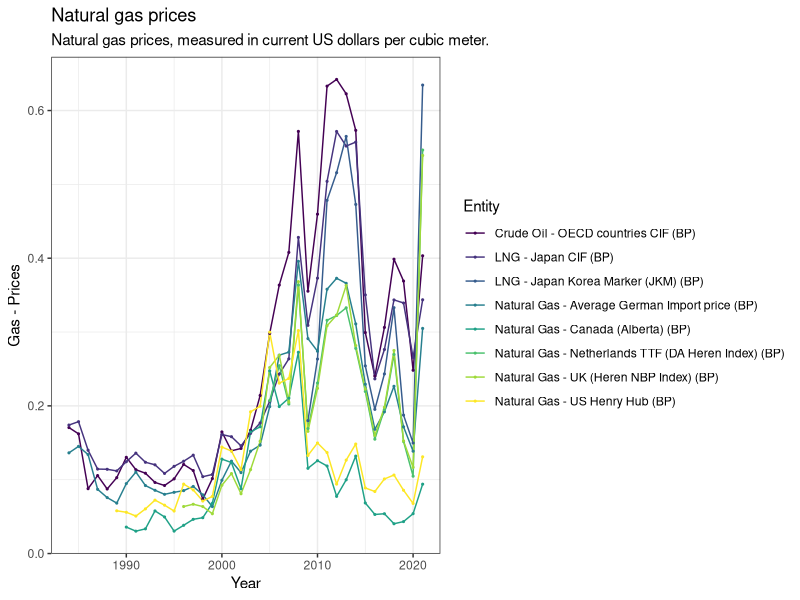

Write R code to recreate this figure.
## ---- chunk 1
knitr::opts_chunk$set(echo = T, warning = F, message = F)
knitr::opts_chunk$set(fig.width=8, fig.height=6) 
## ---- chunk 2
library(tidyverse)
library(viridis)
## ---- chunk 3
gp <- read_csv("data/natural-gas-prices.csv")
## ---- chunk 4
ggplot(gp, aes(x=Year, y=`Gas - Prices`, color=Entity)) + 
  geom_line() + geom_point(size=0.4) + theme_bw() + 
  labs(title="Natural gas prices", 
       subtitle="Natural gas prices, measured in current US dollars per cubic meter.") + 
  scale_color_viridis_d()
  
## ---- chunk 5
d1 <- "January 01, 2010"
d2 <- "2015-Mar-07"
d3 <- "06-Jun-2017"
d4 <- c("August 19 (2015)", "July 1 (2015)")
d5 <- "12/30/14" # Dec 30, 2014
t1 <- "1705"
t2 <- "11:15:10.12 PM"
